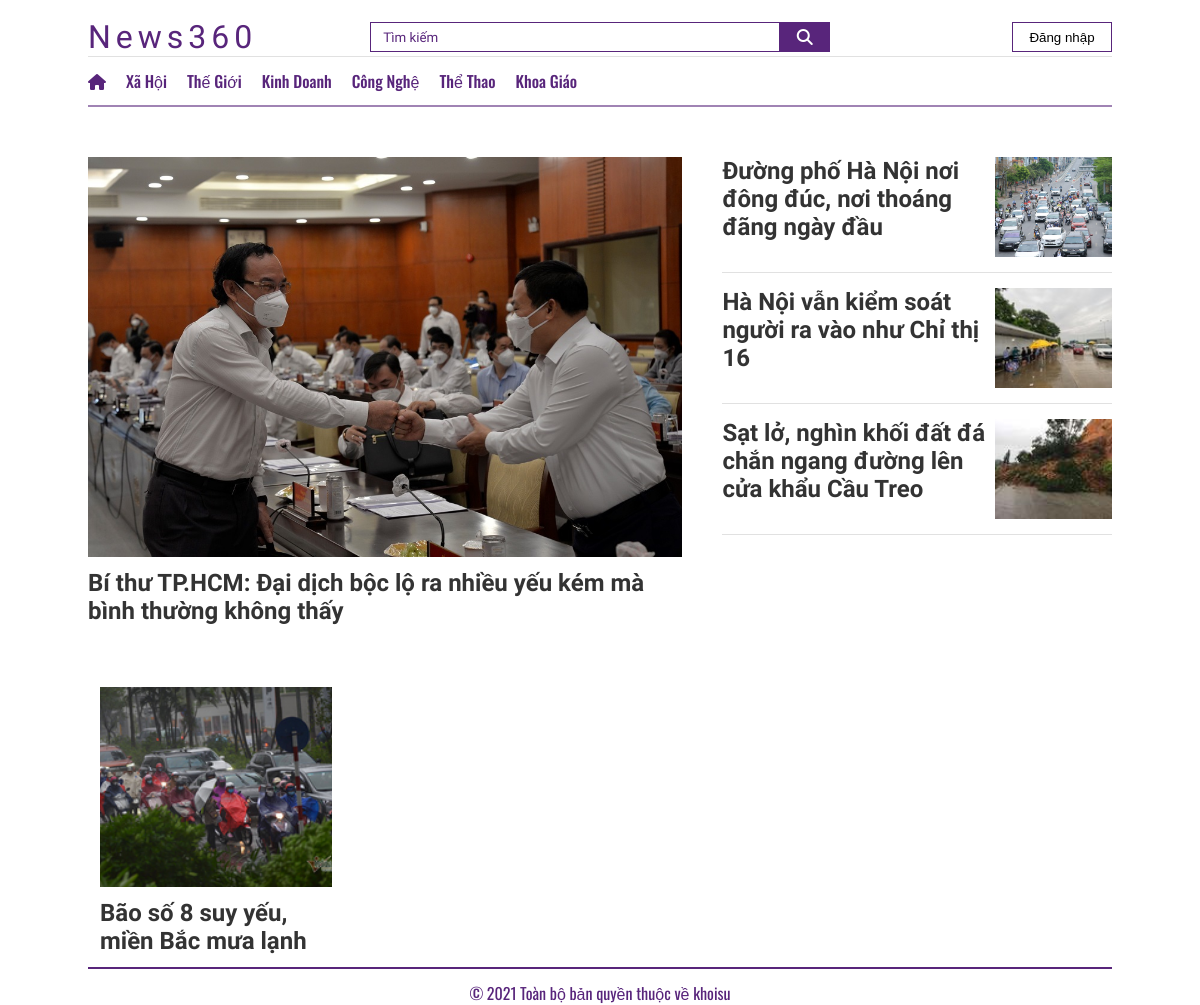
The app's page /new360/danhmuc.php?danhmuc_id=16 with its own data.
### tables this page shows
CREATE TABLE `tbl_danhmuc` (
  `danhmuc_id` int(11) NOT NULL,
  `danhmuc_ten` varchar(255) NOT NULL
);

CREATE TABLE `tbl_baiviet` (
  `baiviet_id` int(11) NOT NULL,
  `baiviet_ngay` varchar(255) NOT NULL,
  `baiviet_tieude` varchar(255) NOT NULL,
  `baiviet_tacgia` varchar(255) NOT NULL,
  `baiviet_danhmuc` int(11) NOT NULL,
  `baiviet_mota` varchar(1000) NOT NULL,
  `baiviet_noidung` varchar(5000) NOT NULL,
  `baiviet_anh` varchar(255) NOT NULL
);

### new360/lib/session.php (called while the page is built, shortened)
<?php
class Session{
 public static function get($key){
    if (isset($_SESSION[$key])) {
     return $_SESSION[$key];
    } else {
     return false;
    }
 }
}
?>

### new360/lib/database.php (called while the page is built, shortened)
<?php
Class Database{
   public $host   = DB_HOST;
   public $user   = DB_USER;
   public $pass   = DB_PASS;
   public $dbname = DB_NAME;
   public $link;
private function connectDB(){
   $this->link = new mysqli($this->host, $this->user, $this->pass,
    $this->dbname);
 }
public function select($query){
  $result = $this->link->query($query) or
   die($this->link->error.__LINE__);
  if($result->num_rows > 0){
    return $result;
  } else {
    return false;
  }
 }
}

### new360/class/index_class.php (called while the page is built, shortened)
<?php
 require_once(__ROOT__.'../lib/database.php');
 require_once(__ROOT__.'../lib/session.php');
?>
<?php
 class index
 {
    private $db;
    public function __construct()
    {
        $this ->db = new Database();
    }
    public function show_danhmuc_index(){
        $query = "SELECT * FROM tbl_danhmuc ORDER BY danhmuc_id";
        $result = $this -> db ->select($query);
        return $result;
    }
    public function show_danhmuc_indexA($danhmuc_id){
        $query = "SELECT tbl_baiviet.*, tbl_danhmuc.danhmuc_ten
        FROM tbl_baiviet INNER JOIN tbl_danhmuc ON tbl_baiviet.baiviet_danhmuc = tbl_danhmuc.danhmuc_id
        WHERE danhmuc_id = '$danhmuc_id'
        ORDER BY tbl_baiviet.baiviet_id DESC LIMIT 1,3   ";
        $result = $this -> db ->select($query);
        return $result;
    }
    public function show_danhmuc_indexB($danhmuc_id){
        $query = "SELECT tbl_baiviet.*, tbl_danhmuc.danhmuc_ten
        FROM tbl_baiviet INNER JOIN tbl_danhmuc ON tbl_baiviet.baiviet_danhmuc = tbl_danhmuc.danhmuc_id
        WHERE danhmuc_id = '$danhmuc_id'
        ORDER BY tbl_baiviet.baiviet_id DESC LIMIT 4,12   ";
        $result = $this -> db ->select($query);
        return $result;
    }
    public function show_danhmuc_indexC($danhmuc_id){
        $query = "SELECT tbl_baiviet.*, tbl_danhmuc.danhmuc_ten
        FROM tbl_baiviet INNER JOIN tbl_danhmuc ON tbl_baiviet.baiviet_danhmuc = tbl_danhmuc.danhmuc_id
        WHERE danhmuc_id = '$danhmuc_id' ORDER BY tbl_baiviet.baiviet_id DESC LIMIT 0,1";
        $result = $this -> db ->select($query);
        return $result;
    }
    public function makeUrl($string){
        $string = trim($string);
        $string = str_replace(' ','-',$string);
        $string = strtolower($string);
        $string = preg_replace("/(à|á|ạ|ả|ã|â|ầ|ấ|ậ|ẩ|ẫ|ă|ằ|ắ|ặ|ẳ|ẵ)/", "a", $string);
        $string = preg_replace("/(è|é|ẹ|ẻ|ẽ|ê|ề|ế|ệ|ể|ễ)/", "e", $string);
        $string = preg_replace("/(ì|í|ị|ỉ|ĩ)/", "i", $string);
        $string = preg_replace("/(ò|ó|ọ|ỏ|õ|ô|ồ|ố|ộ|ổ|ỗ|ơ|ờ|ớ|ợ|ở|ỡ)/", "o", $string);
        $string = preg_replace("/(ù|ú|ụ|ủ|ũ|ư|ừ|ứ|ự|ử|ữ)/", "u", $string);
        $string = preg_replace("/(ỳ|ý|ỵ|ỷ|ỹ)/", "y", $string);
        $string = preg_replace("/(đ)/", "d", $string);
        $string = preg_replace("/(À|Á|Ạ|Ả|Ã|Â|Ầ|Ấ|Ậ|Ẩ|Ẫ|Ă|Ằ|Ắ|Ặ|Ẳ|Ẵ)/", "A", $string);
        $string = preg_replace("/(È|É|Ẹ|Ẻ|Ẽ|Ê|Ề|Ế|Ệ|Ể|Ễ)/", "E", $string);
        $string = preg_replace("/(Ì|Í|Ị|Ỉ|Ĩ)/", "I", $string);
        $string = preg_replace("/(Ò|Ó|Ọ|Ỏ|Õ|Ô|Ồ|Ố|Ộ|Ổ|Ỗ|Ơ|Ờ|Ớ|Ợ|Ở|Ỡ)/", "O", $string);
        $string = preg_replace("/(Ù|Ú|Ụ|Ủ|Ũ|Ư|Ừ|Ứ|Ự|Ử|Ữ)/", "U", $string);
        $string = preg_replace("/(Ỳ|Ý|Ỵ|Ỷ|Ỹ)/", "Y", $string);
        $string = preg_replace("/(Đ)/", "D", $string);
        return $string;
    }
}
?>

### new360/danhmuc.php (the view)
<?php
include 'header.php';
$index = new index;
?>
<?php
if (isset($_GET['danhmuc_id'])){
    $danhmuc_id = $_GET['danhmuc_id'];}
?>
    <section class="content-top">
        <div class="container">
            <div class="content-top-content row">
                <?php
                $show_danhmuc_indexC = $index -> show_danhmuc_indexC($danhmuc_id);
                if($show_danhmuc_indexC){while($resultC = $show_danhmuc_indexC->fetch_assoc()){
                ?>
                <div class="content-top-left">
                   <img src="admin/uploads/<?php echo $resultC['baiviet_anh'] ?>" alt="">
                    <h1><a href="baiviet/<?php echo $resultC['baiviet_id'] ?>-<?php $resultZ = $index -> makeUrl($resultC['baiviet_tieude']); echo $resultZ?>"><?php echo $resultC['baiviet_tieude'] ?></a></h1>
                </div>
                <?php
                     }}
                ?>
                <div class="content-top-right">
                <?php
                $show_danhmuc_indexA = $index -> show_danhmuc_indexA($danhmuc_id);
                if($show_danhmuc_indexA){while($resultA = $show_danhmuc_indexA->fetch_assoc()){
                ?>
                    <div class="content-top-right-item row">
                        <div class="content-top-right-item-left">
                        <h1><a href="baiviet/<?php echo $resultA['baiviet_id'] ?>-<?php $resultZ = $index -> makeUrl($resultA['baiviet_tieude']); echo $resultZ?>"><?php echo $resultA['baiviet_tieude'] ?></a></h1>
                        </div>
                        <div class="content-top-right-item-right">
                        <img src="admin/uploads/<?php echo $resultA['baiviet_anh'] ?>" alt="">
                        </div>
                    </div>
                    <?php
                     }}
                ?>
                </div>
            </div>
        </div>
    </section>
    <section class="conten-center">
        <div class="container">
            <div class="conten-center-content row">
            <?php
                $show_danhmuc_indexB = $index -> show_danhmuc_indexB($danhmuc_id);
                if($show_danhmuc_indexB){while($resultB = $show_danhmuc_indexB->fetch_assoc()){
                ?>
                <div class="conten-center-content-item">
                <img src="admin/uploads/<?php echo $resultB['baiviet_anh'] ?>" alt="">
                <h1><a href="baiviet/<?php echo $resultB['baiviet_id'] ?>-<?php $resultZ = $index -> makeUrl($resultB['baiviet_tieude']); echo $resultZ?>"><?php echo $resultB['baiviet_tieude'] ?></a></h1>
                </div>
                <?php
                     }}
                ?>
            </div>
        </div>
    </section>
<?php
include 'footer.php'
?>

### new360/header.php (shortened to what this page needs)
<?php
include "class/index_class.php";
$index = new index;
?>
<!DOCTYPE html>
<html lang="en">
<head>
    <link rel="stylesheet" href="css/style.css">
</head>
<body>
    <header>
       <div class="container menu-web">
        <div class="header-top row">
            <div class="header-top-left">
                <a href="index.html"><p> <span>N</span>ews360</p></a>
            </div>
            <div class="header-top-center">
                <input id="search-input" type="text" placeholder="Tìm kiếm">
                <i id="search-btn" class="fas fa-search"></i>
            </div>
            <div class="header-top-right">
                <?php
                $user_ten = Session::get('user_ten');
                $user_id = Session::get('user_id');
                if($user_ten == false){
                    echo ('<button id="login-btn">Đăng nhập</button>');
                }
                else {
                    echo ('<button> <a style="color:#333" href="?user_id='.$user_id.'">Đăng xuất</a></button>');
                }
                ?>
            </div>
        </div>
        <div class="header-bottom row">
            <li><a href="index.html"><i class="fas fa-home"></i></a></li>
            <?php
            $show_danhmuc_index = $index ->show_danhmuc_index();
            if($show_danhmuc_index){while($result = $show_danhmuc_index -> fetch_assoc()) {
            ?>
            <li><a style="color:#58257B" href="<?php echo $result['danhmuc_id']?>-<?php $resultD = $index ->makeUrl($result['danhmuc_ten']); echo $resultD ?>.html"><?php echo $result['danhmuc_ten'] ?></a></li>
            <?php
                }}
            ?>
        </div>
       </div>
    </header>

### new360/footer.php (shortened to what this page needs)
<footer>
        <div class="container">
            <div class="footer-content">
                © 2021 Toàn bộ bản quyền thuộc về khoisu
            </div>
        </div>
    </footer>
</body>
</html>

### new360/css/style.css (style rules this page uses)
:root { --maincolor: #58257B; --subcolor: #A083B4; }
* { margin: 0; padding: 0; box-sizing: border-box; }
li { list-style: none; }
a { text-decoration: none; }
.container { max-width: 1024px; margin: auto; }
.row { display: flex; flex-wrap: wrap; }
.header-top { justify-content: space-between; padding: 6px 12p; border-bottom: 1px solid #dddd; }
.header-top-left { flex: 1; }
.header-top-left p { font-family: 'Otomanopee One', sans-serif; color: var(--maincolor); font-weight: 400; font-size: 32px; letter-spacing: 5px }
.header-top-center { flex: 2; display: flex; justify-content: center; align-items: center; }
.header-top-center input { height: 30px; width: 80%; outline: none; padding-left: 12px; border: 1px solid var(--maincolor); }
.header-top-center i { height: 30px; width: 50px; display: flex; background-color: var(--maincolor); color: white; justify-content: center; align-items: center; cursor: pointer; }
.header-top-right { flex: 1; align-items: center; justify-content: flex-end; display: flex; }
.header-top-right button { height: 30px; width: 100px; background: none; border: 1px solid var(--maincolor); cursor: pointer; transition: all 0.3s ease; }
.header-bottom i { color: var(--maincolor); }
.header-bottom { padding: 12px 0; border-bottom: 2px solid var(--subcolor); }
.header-bottom li { margin-right: 20px; font-size: 16px; cursor: pointer; font-family: 'Oswald', sans-serif; font-weight: 500; list-style: none; }
.content-top { padding: 50px 0; }
.content-top-left { width: 60%; padding-right: 20px; }
.content-top-left img { width: 100%; height: 400px; object-fit: cover; margin-bottom: 12px; }
.content-top-left h1 a { font-family: 'Bona Nova', serif; color: #333333; font-weight: bold; font-size: 24px; }
.content-top-right { width: 40%; padding-left: 20px; }
.content-top-right-item-left { width: 70%; }
.content-top-right-item-left h1 a { font-family: 'Bona Nova', serif; color: #333333; font-weight: bold; font-size: 24px; }
.content-top-right-item-right { width: 30%; }
.content-top-right-item-right img { width: 100%; height: 100px; object-fit: cover; }
.content-top-right-item { padding: 15px 0; border-bottom: 1px solid #dddd; }
.content-top-right-item:first-child { padding-top: 0; }
.conten-center-content-item { width: 25%; padding: 12px; }
.conten-center-content-item img { width: 100%; height: 200px; object-fit: cover; margin-bottom: 12px; }
.conten-center-content-item h1 a { font-family: 'Bona Nova', serif; color: #333333; font-weight: bold; font-size: 24px; }
.footer-content { text-align: center; padding-top: 12px; border-top: 2px solid var(--maincolor); font-family: 'Oswald', sans-serif; color: var(--maincolor); }
.menu-web { display: block; }
::placeholder { color: var(--maincolor); font-family: 'Bona Nova', serif; }

### records on screen
tbl_danhmuc: danhmuc_ten "Xã Hội"
tbl_danhmuc: danhmuc_ten "Thế Giới"
tbl_danhmuc: danhmuc_ten "Kinh Doanh"
tbl_danhmuc: danhmuc_ten "Công Nghệ"
tbl_danhmuc: danhmuc_ten "Thể Thao"
tbl_danhmuc: danhmuc_ten "Khoa Giáo"
tbl_baiviet: baiviet_anh (picture), baiviet_tieude "Bí thư TP.HCM: Đại dịch bộc lộ ra nhiều yếu kém mà bình thường không thấy"
tbl_baiviet: baiviet_tieude "Đường phố Hà Nội nơi đông đúc, nơi thoáng đãng ngày đầu", baiviet_anh (picture)
tbl_baiviet: baiviet_tieude "Hà Nội vẫn kiểm soát người ra vào như Chỉ thị 16", baiviet_anh (picture)
tbl_baiviet: baiviet_tieude "Sạt lở, nghìn khối đất đá chắn ngang đường lên cửa khẩu Cầu Treo", baiviet_anh (picture)
tbl_baiviet: baiviet_anh (picture), baiviet_tieude "Bão số 8 suy yếu, miền Bắc mưa lạnh"
